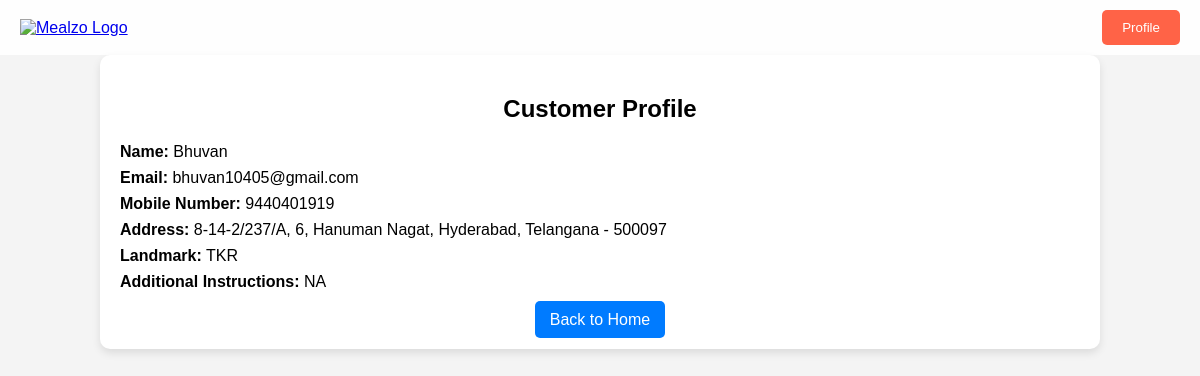
The page /customer_profile/ (signed in) on the database its author committed.
### mealzoapp/models.py (models this page shows, shortened)
class Customer(models.Model):
    DoesNotExist = None
    objects = None
    name = models.CharField(max_length=100)
    email = models.EmailField(unique=True)
    password = models.CharField(max_length=100)
    mobile_number = models.CharField(max_length=15, blank=True)
    house_number = models.CharField(max_length=100, blank=True)
    street_number = models.CharField(max_length=100, blank=True)
    locality = models.CharField(max_length=100, blank=True)
    city = models.CharField(max_length=100, blank=True)
    state = models.CharField(max_length=100, blank=True)
    pin_code = models.CharField(max_length=10, blank=True)
    landmark = models.CharField(max_length=100, blank=True)
    additional_instructions = models.TextField(blank=True)

### mealzoapp/views.py (the view)
# urls.py: path('customer_profile/', views.customer_profile, name='customer_profile'),
def customer_profile(request):
    if 'customer_id' not in request.session:
        return redirect('customer_login')  # Redirect to the customer login page if not logged in
    customer_id = request.session['customer_id']
    customer = Customer.objects.get(id=customer_id)
    context = {
        'customer': customer,
    }
    return render(request, 'customer_profile.html', context)

### templates/customer_profile.html (shortened to what this page needs)
<!DOCTYPE html>
<html lang="en">
<head>
</head>
<body>
<header>
    <nav>
        <a href="{% url 'main_page' %}">
            <img src="/static/images/mealzo_logo.png" alt="Mealzo Logo" class="logo-img">
        </a>
        <div class="profile-dropdown">
            <button class="dropdown-button">Profile</button>
        </div>
    </nav>
</header>
<div class="container">
    <h2>Customer Profile</h2>
    {% if customer %}
        <div class="profile-info">
            <p><span class="label">Name:</span> {{ customer.name }}</p>
            <p><span class="label">Email:</span> {{ customer.email }}</p>
            <p><span class="label">Mobile Number:</span> {{ customer.mobile_number }}</p>
            <p><span class="label">Address:</span> {{ customer.house_number }}, {{ customer.street_number }}, {{ customer.locality }}, {{ customer.city }}, {{ customer.state }} - {{ customer.pin_code }}</p>
            <p><span class="label">Landmark:</span> {{ customer.landmark }}</p>
            <p><span class="label">Additional Instructions:</span> {{ customer.additional_instructions }}</p>
        </div>
    {% else %}
        <p>Customer information not found.</p>
    {% endif %}
    <div class="back-btn">
        <a href="{% url 'customer_home' %}">Back to Home</a>
    </div>
</div>
</body>
</html>

### templates/customer_profile.html (style rules this page uses)
body { font-family: Arial, sans-serif; margin: 0; padding: 0; background-color: #f4f4f4; }
nav { display: flex; justify-content: space-between; align-items: center; padding: 10px 20px; background: rgba(255, 255, 255, 0.9); }
.logo-img { height: 50px; }
.profile-dropdown { position: relative; }
.dropdown-button { background-color: #ff6347; color: white; border: none; border-radius: 5px; padding: 10px 20px; cursor: pointer; }
.container { width: 80%; margin: 0 auto; background-color: #fff; padding: 20px; border-radius: 10px; box-shadow: 0 4px 8px rgba(0, 0, 0, 0.1); }
h2 { text-align: center; }
.profile-info { margin: 20px 0; }
.profile-info p { margin: 8px 0; }
.label { font-weight: bold; }
.back-btn { text-align: center; margin-top: 20px; }
.back-btn a { padding: 10px 15px; background-color: #007BFF; color: white; text-decoration: none; border-radius: 5px; }

### rows shown on the page
Customer: name "Bhuvan", email "bhuvan10405@gmail.com", mobile_number "9440401919", house_number "8-14-2/237/A", street_number "6", locality "Hanuman Nagat", city "Hyderabad", state "Telangana", pin_code "500097", landmark "TKR", additional_instructions "NA"
